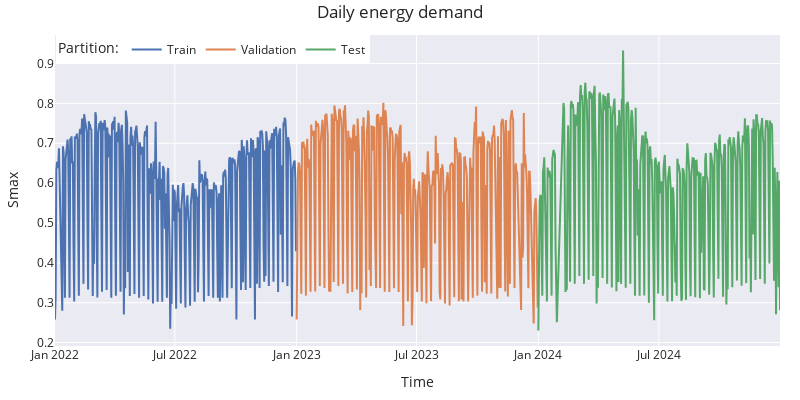

Notebook code cell kept with this figure:
### Code cell
# Interactive plot of time series
# ==============================================================================
fig = go.Figure()
fig.add_trace(go.Scatter(x=data_train.index, y=data_train['Smax'], mode='lines', name='Train'))
fig.add_trace(go.Scatter(x=data_val.index, y=data_val['Smax'], mode='lines', name='Validation'))
fig.add_trace(go.Scatter(x=data_test.index, y=data_test['Smax'], mode='lines', name='Test'))
fig.update_layout(
    title='Daily energy demand',
    xaxis_title="Time",
    yaxis_title="Smax",
    legend_title="Partition:",
    width=800,
    height=400,
    margin=dict(l=20, r=20, t=35, b=20),
    legend=dict(orientation="h", yanchor="top", y=1, xanchor="left", x=0.001)
)
#fig.update_xaxes(rangeslider_visible=True)
fig.show()

### Figure 1 — Plotly figure (JSON) as saved in the notebook; plotly's stock layout.template omitted (floating-point values rounded to 4 significant figures; data arrays with more than 128 entries replaced by an {"elided": "..."} marker saying what was removed)
{"data": [{"mode": "lines", "name": "Train", "type": "scatter", "x": {"elided": "365 str values"}, "y": {"elided": "365 float values"}}, {"mode": "lines", "name": "Validation", "type": "scatter", "x": {"elided": "365 str values"}, "y": {"elided": "365 float values"}}, {"mode": "lines", "name": "Test", "type": "scatter", "x": {"elided": "366 str values"}, "y": {"elided": "366 float values"}}], "layout": {"height": 400, "legend": {"orientation": "h", "title": {"text": "Partition:"}, "x": 0.001, "xanchor": "left", "y": 1, "yanchor": "top"}, "margin": {"b": 20, "l": 20, "r": 20, "t": 35}, "title": {"text": "Daily energy demand"}, "width": 800, "xaxis": {"title": {"text": "Time"}}, "yaxis": {"title": {"text": "Smax"}}}}
